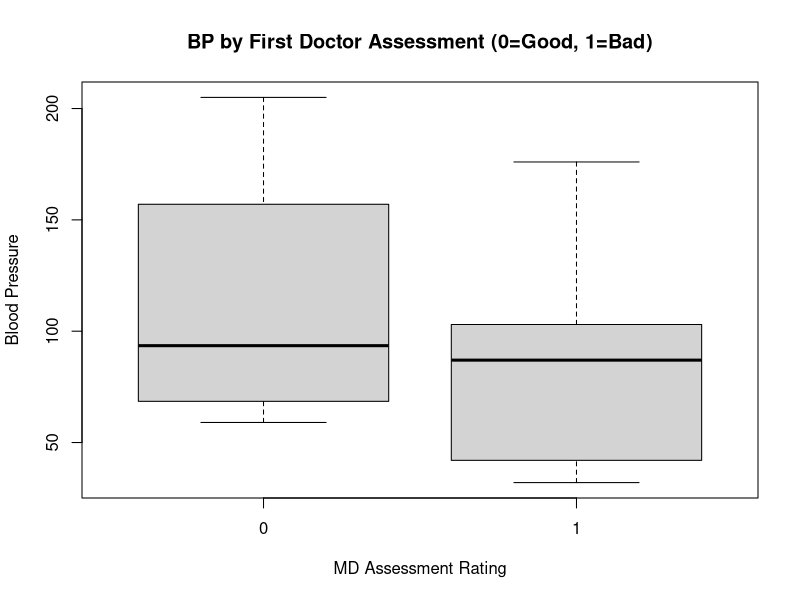
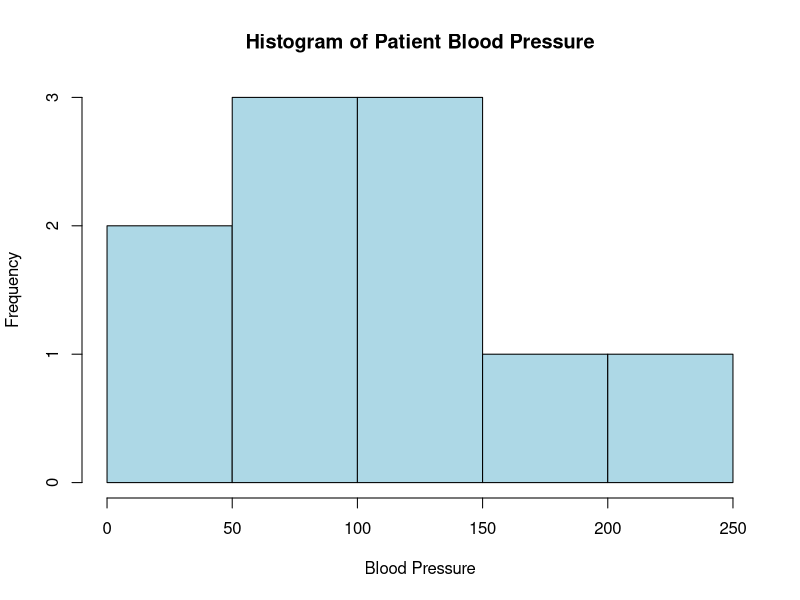
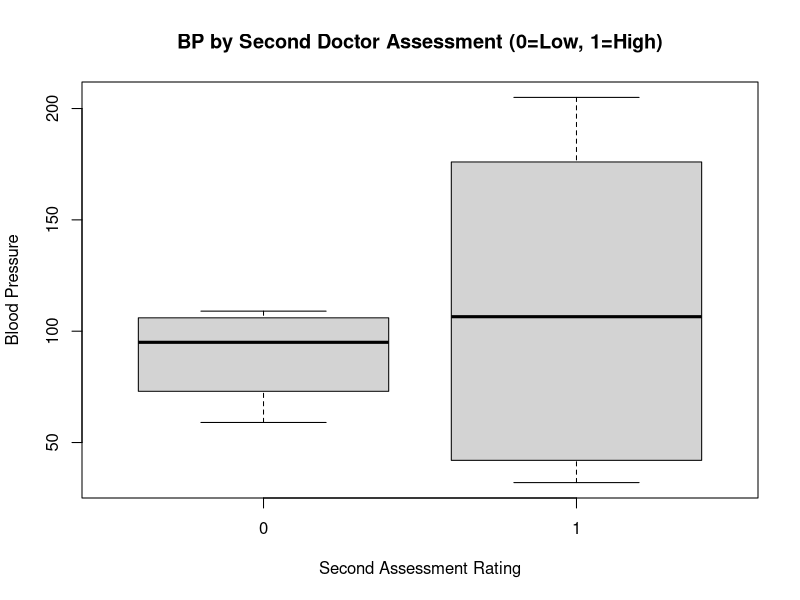

Write the R code that produced these figures, in order.
# Assignment 4: Programming Structure
# Author: Ian Alloway

# 1. Data Input
# The prompt provided 10 rows of patient data.
# Mapping categorical text to numeric values based on instructions:
# First: bad=1, good=0
# Second: low=0, high=1
# FinalDecision: low=0, high=1

Freq <- c(0.6, 0.3, 0.4, 0.4, 0.2, 0.6, 0.3, 0.4, 0.9, 0.2)
bloodp <- c(103, 87, 32, 42, 59, 109, 78, 205, 135, 176)
First <- c(1, 1, 1, 1, 0, 0, 0, 0, NA, 1) 
Second <- c(0, 0, 1, 1, 0, 0, 1, 1, 1, 1) 
FinalDecision <- c(0, 1, 0, 1, 0, 1, 0, 1, 1, 1) 

# 2. Create the Data Frame
hospital_data <- data.frame(Freq, bloodp, First, Second, FinalDecision)
print(hospital_data)

# 3. Visualizations

# A. Boxplot: Blood Pressure vs. First MD Assessment
# This "side-by-side" boxplot compares the BP distribution for "Good" (0) vs "Bad" (1) assessments.
# Using 'main' for title and 'xlab'/'ylab' for axis labels.
boxplot(bloodp ~ First, 
        main = "BP by First Doctor Assessment (0=Good, 1=Bad)",
        xlab = "MD Assessment Rating",
        ylab = "Blood Pressure")

# B. Histogram: Blood Pressure Distribution
# This shows the frequency of different BP ranges across all patients.
hist(bloodp, 
     main = "Histogram of Patient Blood Pressure",
     xlab = "Blood Pressure",
     col = "lightblue")

# C. Boxplot: Blood Pressure vs. Second MD Assessment
# Comparing BP for Low (0) vs High (1) external assessment
boxplot(bloodp ~ Second,
        main = "BP by Second Doctor Assessment (0=Low, 1=High)",
        xlab = "Second Assessment Rating",
        ylab = "Blood Pressure")
